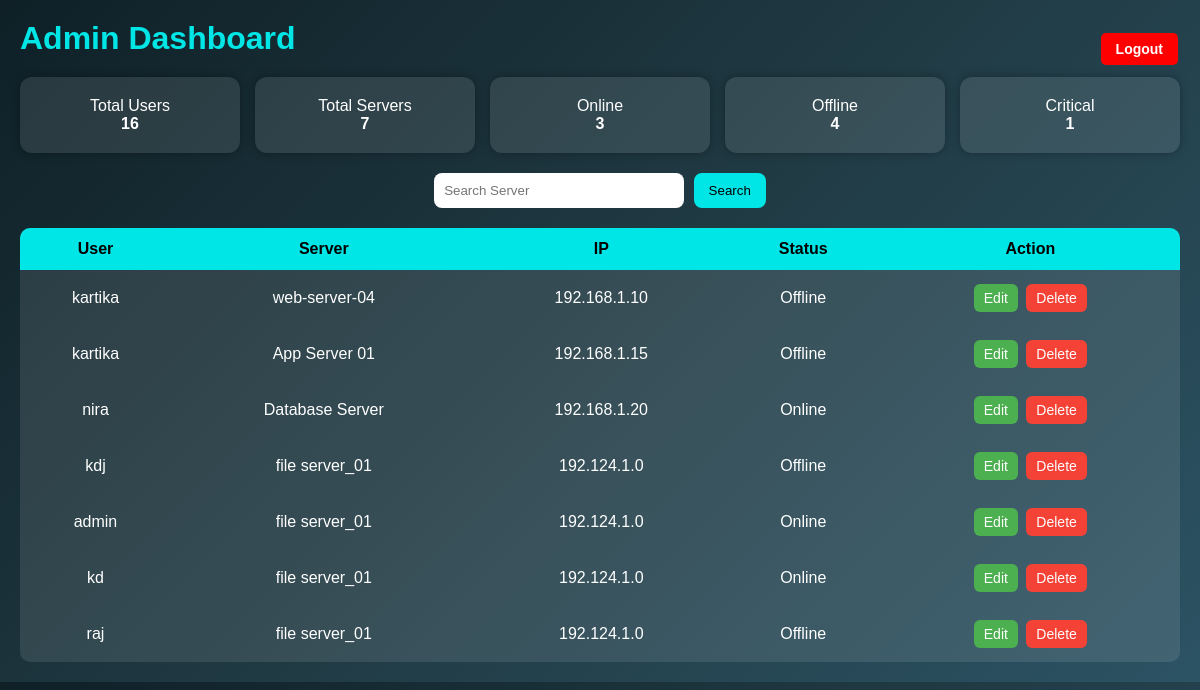
The page /admin_dashboard/ (signed in) on the database its author committed.
### myapp/models.py (models this page shows, shortened)
class Server(models.Model):
    user = models.ForeignKey(settings.AUTH_USER_MODEL, on_delete=models.CASCADE)
    server_name = models.CharField(max_length=100)
    ip_address = models.GenericIPAddressField()
    operating_system = models.CharField(max_length=100)
    cpu_usage = models.IntegerField()
    ram_usage = models.IntegerField()
    disk_usage = models.IntegerField()
    status = models.CharField(max_length=20)
    overall_health = models.CharField(max_length=20, default="Unknown")

### myapp/views.py (the view)
# urls.py: path('admin_dashboard/',views.admin_dashboard,name='admin_dashboard'),
@staff_member_required
def admin_dashboard(request):
    search = request.GET.get("search")
    if search:
        servers = Server.objects.filter(server_name__icontains=search)
    else:
        servers = Server.objects.all()
    total_users = User.objects.count()
    total_servers = Server.objects.count()
    online_servers = Server.objects.filter(status="Online").count()
    offline_servers = Server.objects.filter(status="Offline").count()
    critical_servers = Server.objects.filter(overall_health="Critical").count()
    context = {
        "servers": servers,
        "total_users": total_users,
        "total_servers": total_servers,
        "online_servers": online_servers,
        "offline_servers": offline_servers,
        "critical_servers": critical_servers,
    }
    return render(request, "admin_dashboard.html", context)

### myapp/templates/admin_dashboard.html (shortened to what this page needs)
<!DOCTYPE html>
<html lang="en">
<head>
</head>
<body>
<header style="display:flex; justify-content:space-between; align-items:center;">
    <h1>Admin Dashboard</h1>
    <a href="{% url 'logout' %}" class="logout-btn">Logout</a>
</header>
<div class="cards">
    <div class="card">Total Users<br><b>{{ total_users }}</b></div>
    <div class="card">Total Servers<br><b>{{ total_servers }}</b></div>
    <div class="card">Online<br><b>{{ online_servers }}</b></div>
    <div class="card">Offline<br><b>{{ offline_servers }}</b></div>
    <div class="card">Critical<br><b>{{ critical_servers }}</b></div>
</div>
<form method="GET">
    <input type="text" name="search" placeholder="Search Server">
    <button type="submit">Search</button>
</form>
<table>
<tr>
    <th>User</th>
    <th>Server</th>
    <th>IP</th>
    <th>Status</th>
    <th>Action</th>
</tr>
{% for server in servers %}
<tr>
    <td>{{ server.user.username }}</td>
    <td>{{ server.server_name }}</td>
    <td>{{ server.ip_address }}</td>
    <td>{{ server.status }}</td>
    <td>
        <a href="{% url 'edit_server' server.id %}">Edit</a>
        <a href="{% url 'delete_server' server.id %}">Delete</a>
    </td>
</tr>
{% endfor %}
</table>
</body>
</html>

### myapp/templates/admin_dashboard.html (style rules this page uses)
* { margin:0; padding:0; box-sizing:border-box; font-family:Arial,sans-serif; }
body { background:linear-gradient(135deg,#0f2027,#203a43,#2c5364); color:white; padding:20px; }
h1 { text-align:center; margin-bottom:20px; color:#00e6e6; }
.cards { display:grid; grid-template-columns:repeat(auto-fit,minmax(180px,1fr)); gap:15px; margin-bottom:20px; }
.card { background:rgba(255,255,255,0.1); padding:20px; border-radius:12px; text-align:center; box-shadow:0 0 10px rgba(0,0,0,0.3); transition:0.3s; }
form { text-align:center; margin-bottom:20px; }
input[type="text"] { padding:10px; width:250px; border:none; border-radius:8px; outline:none; }
button { padding:10px 15px; border:none; border-radius:8px; background:#00e6e6; color:black; cursor:pointer; margin-left:5px; }
table { width:100%; border-collapse:collapse; background:rgba(255,255,255,0.1); border-radius:10px; overflow:hidden; }
th,td { padding:12px; text-align:center; }
th { background:#00e6e6; color:black; }
a { text-decoration:none; padding:6px 10px; border-radius:6px; font-size:14px; margin:2px; display:inline-block; }
a[href*="edit"] { background:#4caf50; color:white; }
a[href*="delete"] { background:#f44336; color:white; }
.logout-btn { background:red; color:white; padding:8px 15px; text-decoration:none; border-radius:5px; font-weight:bold; }

### rows shown on the page
Server: user.username "kartika", server_name "web-server-04", ip_address "192.168.1.10", status "Offline"
Server: user.username "kartika", server_name "App Server 01", ip_address "192.168.1.15", status "Offline"
Server: user.username "nira", server_name "Database Server", ip_address "192.168.1.20", status "Online"
Server: user.username "kdj", server_name "file server_01", ip_address "192.124.1.0", status "Offline"
Server: user.username "admin", server_name "file server_01", ip_address "192.124.1.0", status "Online"
Server: user.username "kd", server_name "file server_01", ip_address "192.124.1.0", status "Online"
Server: user.username "raj", server_name "file server_01", ip_address "192.124.1.0", status "Offline"

### other values the page prints
{{ total_users }} "16"
{{ total_servers }} "7"
{{ online_servers }} "3"
{{ offline_servers }} "4"
{{ critical_servers }} "1"
